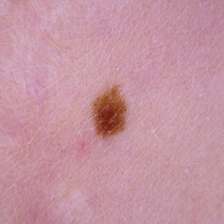
%> input picture moles_dataset/B2.jpg, 224 x 224 px
$ octave 'Skin cancer mole analyzer.m'   (GNU Octave 9; MATLAB toolbox functions it lacks are replaced by stand-ins)
%> lines starting %> are read from the running program, lines starting %| are printed output that depends on the picture; in (x1, y1, x2, y2) boxes, pixels count from 0 and x2, y2 are one past the last pixel; in counts of white or black regions, pixels touching at a corner belong together; the program's own positions count from 1
%%%%%%%PREPROCESAMIENTO DE LA IMAGEN%%%%%%%
%Limpiamos la memoria
clear; close all; clc;
%Llamar a la image
I=imread('B2.jpg');
%> I is the input picture: size 224x224x3 uint8; mean R, G, B 197.1, 148.5, 161.7
figure;
%Imagen Original
%subplot(3,3,1);
imshow(I);
title('Imagen Original');
%Mostrar la imagen en escala de grises
I_gray = rgb2gray(I);
subplot(3,3,1);
imshow(I_gray);
title('Escala de Grises')
%ImagenContrastada
contrast = imadjust(I_gray);
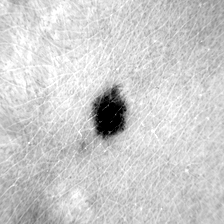
%> contrast: size 224x224 uint8; min 0, max 255, mean 204.9
subplot(3,3,2);
imshow(contrast);
title('Contrastada')
%Imagen binaria
umbral = graythresh(I_gray);
%> umbral = 0.51
binaryImage = imbinarize(I_gray, umbral);
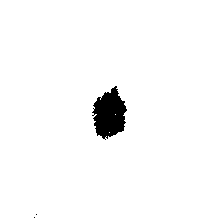
%> binaryImage: size 224x224 logical; 97.6% white; 3 black regions (2 under 20 px), largest, box (x1, y1, x2, y2) and area: (92, 86, 127, 140) 1220
subplot(3,3,3);
imshow(binaryImage);
title('Imagen Binaria')
%Inverted Binary image
subplot(3,3,4);
imshow(~binaryImage);
title('Imagen Binaria invertida');
%Operaciones Morfol骻icas
I_dilated = imdilate(~binaryImage,strel('disk',5));
%> I_dilated: size 224x224 logical; 4.1% white; 2 white regions, box (x1, y1, x2, y2) and area: (88, 82, 131, 144) 1953, (30, 210, 41, 222) 102
I_eroded = imerode(I_dilated,strel('disk',1));
%> I_eroded: size 224x224 logical; 3.7% white; 2 white regions, box (x1, y1, x2, y2) and area: (89, 83, 130, 143) 1801, (31, 211, 40, 221) 72
subplot(3,3,5);
imshow(I_eroded);
title('Eroded');
% Calcular los bordes del lunar *************
bordes = edge(contrast, 'Canny',.5);
%> bordes: size 224x224 logical; 0.42% white in thin lines or dots, all inside (x1, y1, x2, y2) = (91, 84, 127, 140)
subplot(3,3,6);
imshow(bordes);
title('Bordes del lunar');

%%%%%%%%%%%%%%%%%%%%%%%%%%%%%%%%%%%%%%%%%%%%%%%%%%
format shortG
%PER蚆ETRO%
area = bwarea(binaryImage); %N鷐ero de pixeles blancos que representan el lunar
%> area = 48967.2

%PER蚆ETRO%
periferia = bwperim(binaryImage);
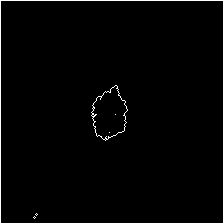
%> periferia: size 224x224 logical; 2.1% white in thin lines or dots
stats = regionprops(periferia,'Perimeter');
%> stats = 6 regions; Perimeter: 873.8, 5.62, 5.62, 159.2, 0, 0
perimetro = stats.Perimeter;
%> perimetro = 873.8

%ASIMETR虯%
asimetria = sum(abs(periferia(:) - imrotate(periferia(:), 180))) / area
%> asimetria = 0.00641

%VARIABILIDAD DE COLOR
histograma_rgb = zeros(256, 3); % Creamos una matriz para almacenar el histograma de 3 canales, RGB
for i = 1:3
    canal = I(:,:,i); % Extraemos el canal de color
    histograma_rgb(:, i) = imhist(canal);
end
%> this loop made 3 passes
%> pass 3, `canal = I(:,:,i);`:
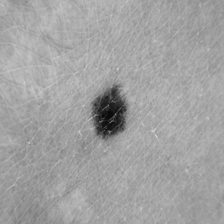
%> canal: size 224x224 uint8; min 6, max 211, mean 161.7
%> after the loop, histograma_rgb = 256 rows, first 12: [0 0 0; 0 0 0; 0 0 0; 0 0 0; 0 0 0; 0 0 0; 0 0 1; 0 0 2; 0 0 4; 0 0 2; 0 0 2; 0 0 6]

desviacion_rojo = std(histograma_rgb(:, 1));
%> desviacion_rojo = 640
desviacion_verde = std(histograma_rgb(:, 2));
%> desviacion_verde = 520.7
desviacion_azul = std(histograma_rgb(:, 3));
%> desviacion_azul = 479.9
variabilidad_color = (desviacion_rojo + desviacion_verde + desviacion_azul) / 3;
%> variabilidad_color = 546.9

subplot(3,3,7:9);
bar(0:255, histograma_rgb, 'hist')
title('Histograma RGB');
xlabel('Valor de color');
ylabel('Frecuencia');
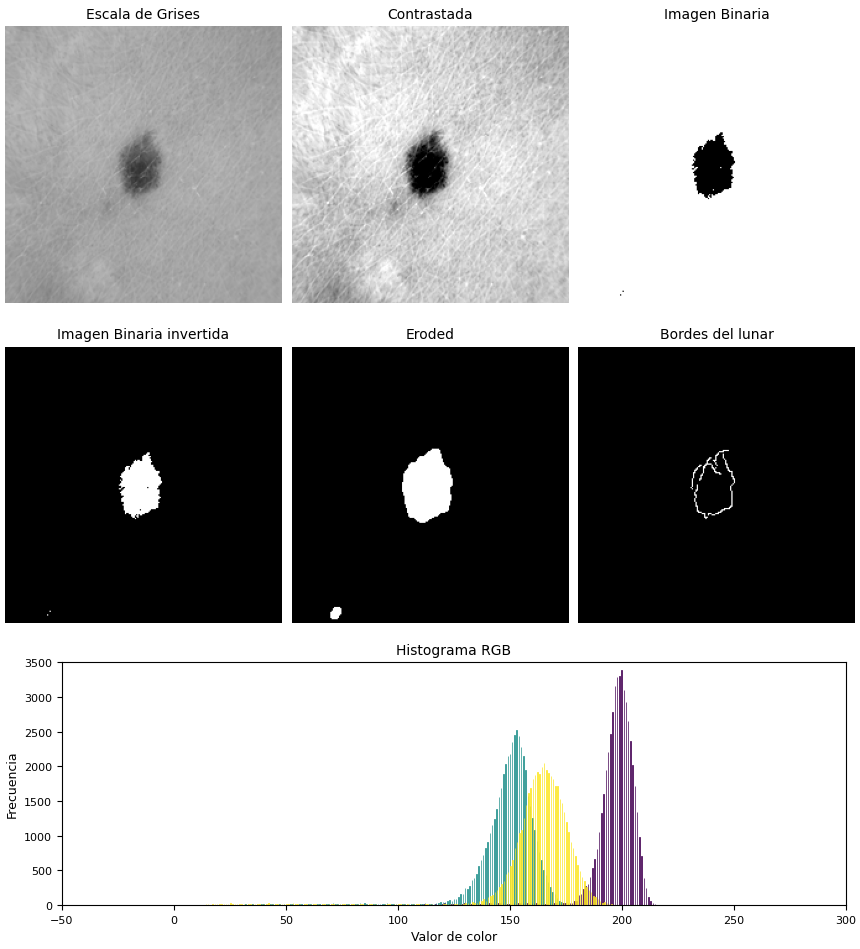
%> figure redrawn from the program's plot data, 7 panels
% Mostrar la medida de variabilidad de color
disp(['La variabilidad de color es: ' num2str(variabilidad_color)]); %%%%%%%%%%%%
%| La variabilidad de color es: 546.8818

% UMBRALES
umbral_asimetria = 0.02;
umbral_color = 180;
umbral_irregularidad = .573;

%BORDES
laplaciano = del2(double(bordes));
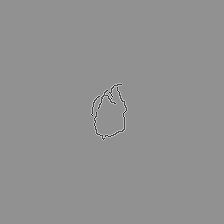
%> laplaciano: size 224x224 double; min -1, max 0.75, mean 0; drawn with min black and max white
curvatura_promedio = mean(abs(laplaciano(bordes))) %%%%%%%%%%%%
%> curvatura_promedio = 0.562

if curvatura_promedio >= umbral_irregularidad
    disp('La imagen tiene bordes irregulares')
else
    disp('La imagen tiene bordes continuos')
end

%RESULTADOS
figure
imshow(I);
title('Imagen del lunar');

%inicializaci髇 de variables del ABCD de los lunares
asimetrico=0; % 75%
pct_asimetria=0.75;

color_variable=0;% 10%
pct_color=0.1;

bordes_irregulares=0; % 15%
pct_bordes=0.15;

%inicializaci髇 de las variables de calificaci髇
calificacion_asimetria=0;
calificacion_color=0;
calificacion_bordes=0;

%CONDICIONALES
if asimetria > umbral_asimetria
    asimetrico=1;
    calificacion_asimetria=asimetrico*pct_asimetria;
else
    asimetrico=0;
    calificacion_asimetria=asimetrico*pct_asimetria;
end
%%%%%%%%%%%%%%%5
if variabilidad_color > 200 && variabilidad_color < 480
    color_variable=1;
    calificacion_color=color_variable*pct_color;
else
    color_variable=0;
    calificacion_color=color_variable*pct_color;
end
%%%%%%%%%%%%%%%
if curvatura_promedio >= umbral_irregularidad
    bordes_irregulares=1;
    calificacion_bordes=bordes_irregulares*pct_bordes;
else
    bordes_irregulares=0;
    calificacion_bordes=bordes_irregulares*pct_bordes;
end

%C罫CULO DE PROBABILIDAD
probabilidad_maligno=(calificacion_asimetria+calificacion_color+calificacion_bordes)*100;
disp(['La probabilidad de que este lunar sea maligno es de: ' num2str(probabilidad_maligno) '%. Consulte a su m閐ico.'])
text(10, 20, (['Probabilidad: ' num2str(probabilidad_maligno) '%']), 'Color', 'red', 'FontSize', 12);
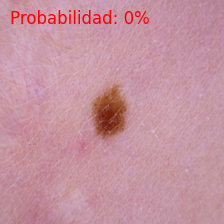
%> figure redrawn from the program's plot data; its title reads 'Imagen del lunar'

$ run again, with moles_dataset/B1.jpg copied over moles_dataset/B2.jpg
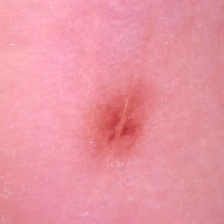
%> input picture moles_dataset/B1.jpg, 224 x 224 px
%> I is the input picture: size 224x224x3 uint8; mean R, G, B 233.5, 148, 162
%> umbral = 0.69
%> `binaryImage = imbinarize(I_gray, umbral);`:
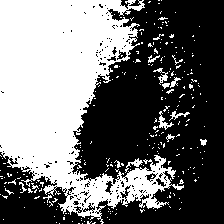
%> binaryImage: size 224x224 logical; 44.1% white; 260 white regions (244 under 20 px), largest, box (x1, y1, x2, y2) and area: (0, 0, 184, 224) 20717, (158, 111, 174, 130) 95, (153, 68, 168, 85) 81
%> I_dilated: size 224x224 logical; 73.5% white; 8 black regions (5 under 20 px), largest, box (x1, y1, x2, y2) and area: (0, 0, 125, 183) 13209, (103, 0, 117, 6) 44, (93, 190, 101, 199) 32
%> I_eroded: size 224x224 logical; 72.3% white; 6 black regions (3 under 20 px), largest, box (x1, y1, x2, y2) and area: (0, 0, 126, 184) 13748, (92, 185, 103, 200) 68, (102, 0, 118, 7) 65
%> bordes: size 224x224 logical; 2.4% white in thin lines or dots, all inside (x1, y1, x2, y2) = (1, 6, 175, 217)
%> area = 22475.8
%> periferia: size 224x224 logical; 8.4% white in thin lines or dots
%> stats = 290 regions; first 5, Perimeter: 1946.5, 2.81, 0, 3.92, 0
%> perimetro = 1946.5
%> asimetria = 0.339
%> after the loop `for i = 1:3`: histograma_rgb = 256 rows, first 12: [0 0 0; 0 0 0; 0 0 0; 0 0 0; 0 0 0; 0 0 0; 0 0 0; 0 0 0; 0 0 0; 0 0 0; 0 0 0; 0 0 0]
%> desviacion_rojo = 470.2
%> desviacion_verde = 446.8
%> desviacion_azul = 382.2
%> variabilidad_color = 433.1
%| La variabilidad de color es: 433.091
%> curvatura_promedio = 0.573
%> `text(10, 20, (['Probabilidad: ' num2str(probabilidad_maligno) '%']), '..`:
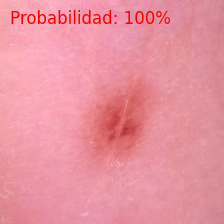
%> figure redrawn from the program's plot data; its title reads 'Imagen del lunar'

$ run again, with moles_dataset/B10.jpg copied over moles_dataset/B2.jpg
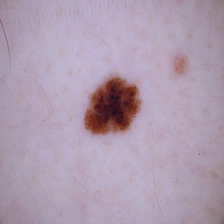
%> input picture moles_dataset/B10.jpg, 224 x 224 px
%> I is the input picture: size 224x224x3 uint8; mean R, G, B 174.7, 156.5, 175.9
%> umbral = 0.455
%> `binaryImage = imbinarize(I_gray, umbral);`:
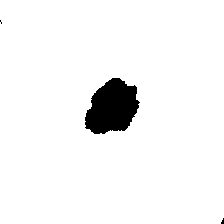
%> binaryImage: size 224x224 logical; 95.6% white; 3 black regions (2 under 20 px), largest, box (x1, y1, x2, y2) and area: (85, 78, 140, 134) 2172
%> I_dilated: size 224x224 logical; 6.3% white; 3 white regions, box (x1, y1, x2, y2) and area: (81, 74, 144, 138) 3033, (0, 16, 6, 28) 62, (217, 214, 224, 224) 57
%> I_eroded: size 224x224 logical; 5.9% white; 3 white regions, box (x1, y1, x2, y2) and area: (82, 75, 143, 137) 2849, (0, 17, 5, 27) 45, (218, 215, 224, 224) 45
%> bordes: size 224x224 logical; 0.56% white in thin lines or dots, all inside (x1, y1, x2, y2) = (84, 77, 141, 135)
%> area = 47998.9
%> periferia: size 224x224 logical; 2.1% white in thin lines or dots
%> stats = 2 regions; Perimeter: 872.1, 193.1
%> perimetro = 872.1
%> asimetria = 0.007
%> after the loop `for i = 1:3`: histograma_rgb = 256 rows, first 12: [0 0 0; 0 0 0; 0 0 0; 0 0 0; 0 0 0; 0 0 0; 0 0 0; 0 0 0; 0 0 0; 0 0 0; 0 0 0; 0 0 0]
%> desviacion_rojo = 496.9
%> desviacion_verde = 451.2
%> desviacion_azul = 380.7
%> variabilidad_color = 443
%| La variabilidad de color es: 442.9507
%> curvatura_promedio = 0.555
%> `text(10, 20, (['Probabilidad: ' num2str(probabilidad_maligno) '%']), '..`:
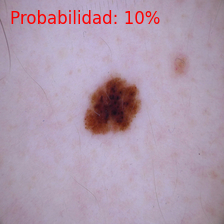
%> figure redrawn from the program's plot data; its title reads 'Imagen del lunar'

$ run again, with moles_dataset/B11.jpg copied over moles_dataset/B2.jpg
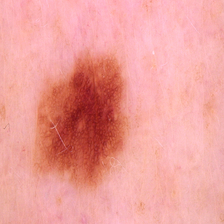
%> input picture moles_dataset/B11.jpg, 224 x 224 px
%> I is the input picture: size 224x224x3 uint8; mean R, G, B 237.1, 159.4, 155
%> umbral = 0.596
%> binaryImage: size 224x224 logical; 84.2% white; 14 black regions (13 under 20 px), largest, box (x1, y1, x2, y2) and area: (38, 58, 125, 185) 7900
%> I_dilated: size 224x224 logical; 20.2% white; 2 white regions, box (x1, y1, x2, y2) and area: (33, 54, 132, 189) 10082, (0, 124, 9, 133) 69
%> I_eroded: size 224x224 logical; 19.4% white; 2 white regions, box (x1, y1, x2, y2) and area: (34, 55, 131, 188) 9707, (0, 125, 8, 132) 48
%> bordes: size 224x224 logical; 1.6% white in thin lines or dots, all inside (x1, y1, x2, y2) = (34, 53, 131, 188)
%> area = 42294.1
%> periferia: size 224x224 logical; 3% white in thin lines or dots
%> stats = 25 regions; first 5, Perimeter: 873.8, 5.62, 475.1, 5.62, 0
%> perimetro = 873.8
%> asimetria = 0.0287
%> after the loop `for i = 1:3`: histograma_rgb = 256 rows, first 12: [0 0 0; 0 0 0; 0 0 0; 0 0 0; 0 0 0; 0 0 0; 0 0 0; 0 0 0; 0 0 0; 0 0 0; 0 0 0; 0 0 0]
%> desviacion_rojo = 572.8
%> desviacion_verde = 419.1
%> desviacion_azul = 319.8
%> variabilidad_color = 437.2
%| La variabilidad de color es: 437.2304
%> curvatura_promedio = 0.569
%> `text(10, 20, (['Probabilidad: ' num2str(probabilidad_maligno) '%']), '..`:
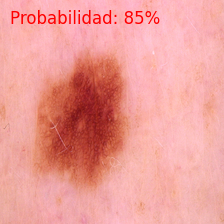
%> figure redrawn from the program's plot data; its title reads 'Imagen del lunar'
